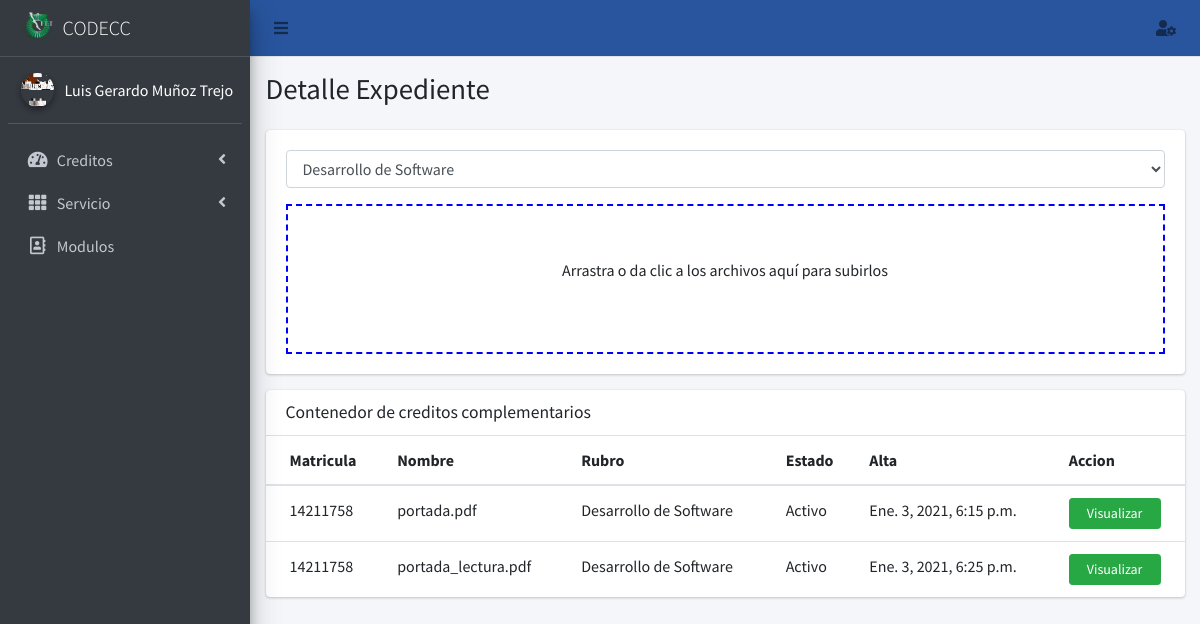
The page /expediente/19?matricula=14211758 (signed in) on the database its author committed.
### core/models.py (models this page shows, shortened)
class Perfil(models.Model):
    user=models.OneToOneField(User,null=True,on_delete=models.SET_NULL)
    nombre=models.CharField(max_length=56, blank=False, null=False)
    apellido_paterno=models.CharField(max_length=56, blank=False, null=False)
    apellido_materno=models.CharField(max_length=56, blank=False, null=False)
    modulo=models.ManyToManyField(Modulo, blank=True)
    email_institucional=models.CharField(max_length=126, blank=False, null=False, validators=[RegexValidator(regex=r'(^[a-zA-Z0-9_.+-]+@tectijuana.edu.mx+$)|(^[a-zA-Z0-9_.+-]+@tectijuana.tecnm.mx+$)',message="El formato del correo debe ser @tectijuana.edu.mx")])
    foto=models.ImageField(upload_to=rename_folder_photo, max_length=126, blank=True, null=True)
    estado=models.BooleanField(default=False)
    created_at = models.DateTimeField("Creado ", auto_now_add=True)
    updated_at = models.DateTimeField("Actualizado ", auto_now=True)
    class Meta:
        verbose_name="Perfil"
        verbose_name_plural="Perfiles"

class Credito(models.Model):
    matricula=models.ForeignKey(Expediente , null=True,on_delete=models.SET_NULL)
    user=models.ForeignKey(User, on_delete=models.CASCADE, blank=True, null=True)
    directorio=models.FileField(upload_to=rename_folder_credito, max_length=126, blank=True, null=True)
    rubro=models.CharField(max_length=126, blank=True, null=True)
    nombre=models.CharField(max_length=126, blank=True, null=True)
    estado=models.BooleanField(default=True)
    created_at = models.DateTimeField("Creado ", auto_now_add=True)
    updated_at = models.DateTimeField("Actualizado ", auto_now=True)
    class Meta:
        verbose_name="Credito"
        verbose_name_plural="Creditos"

class Expediente(models.Model):
    matricula=models.CharField(max_length=56, blank=False, null=False)
    nombre=models.CharField(max_length=56, blank=False, null=False)
    apellido_paterno=models.CharField(max_length=56, blank=False, null=False)
    apellido_materno=models.CharField(max_length=56, blank=False, null=False)
    perfil=models.ForeignKey(Perfil, null=True,on_delete=models.SET_NULL)
    estado=models.BooleanField(default=True)
    created_at = models.DateTimeField("Creado ", auto_now_add=True)
    updated_at = models.DateTimeField("Actualizado ", auto_now=True)
    class Meta:
        verbose_name="Expediente"
        verbose_name_plural="Expedientes"
    def __str__(self):
        return str(self.matricula)

### core/views.py (the view)
# urls.py: path('expediente/<int:id>',views.detalle_expediente,name="detalle_expediente"),
@login_required(login_url='login_docente')
def detalle_expediente(request,id=None):
    creditos=Credito.objects.filter(user=request.user.id, matricula=id)
    modulos=Perfil.objects.get(user=request.user.id)
    contexto={
        'titulo': "Detalle Expediente",
        'modulos':modulos.modulo,
        'usuario': Perfil.objects.get(user=request.user.id),
        'creditos': creditos,
    }
    return render(request,"docente/detalle_expediente.html",contexto)

### core/models.py (called while the page is built)
    def __str__(self):
        return str(self.tipo)

### core/templatetags/templates.py (called while the page is built)
@register.filter(name='has_group')
def has_group(user, group_name):
       groups = user.groups.all().values_list('name', flat=True)
       return True if group_name in groups else False

@register.simple_tag
def loadsession(user):
       bandera=False
       data=Perfil.objects.get(user=user)
       if data.estado:
              bandera=True
       return bandera

### templates/docente/detalle_expediente.html (shortened to what this page needs)
{%extends 'docente/inicio.html' %}
{% load staticfiles %}
{%load templates%}
{%block content%}
            <div class="col-lg-12">
              {%if request.user|has_group:"Docente" or request.user.is_superuser%}
              <div class="card card-default">
                <div class="card-body">
                  <div class="form-group">
                    <select class="form-control" id="modulo" name="modulo">
                    {%for values in modulos.all%}
                      <option>{{values}}</option>
                      {%endfor%}
                    </select>
                    </div>
                    <form action="{% url 'Ajax_AltaDocumentoExpediente' %}" class="dropzone" id="myDropzone" method='POST' enctype="multipart/form-data">
                      </form>
                </div>
              </div>
            </div>
                <div class="col-lg-12">
                  <div class="card">
                    <div class="card-header">
                      <h3 class="card-title">Contenedor de creditos complementarios</h3>
                    </div>
                    <div class="card-body table-responsive p-0">
                      <table class="table table-hover text-nowrap">
                        <thead>
                          <tr>
                            <th>Matricula</th>
                            <th>Nombre</th>
                            <th>Rubro</th>
                            <th>Estado</th>
                            <th>Alta</th>
                            <th>Accion</th>
                          </tr>
                        </thead>
                        <tbody>
                          {%for data in creditos%}
                            <tr>
                              <td>{{data.matricula}}</td>
                              <td>{{data.nombre}}</td>
                              <td>{{data.rubro}}</td>
                              <td>{%if data.estado == True%}Activo{%else%}Inactivo{%endif%}</td>
                              <td>{{data.created_at}}</td>
                              <td><a href="{{data.directorio.url}}" type="button" class="btn btn-block btn-success btn-sm">Visualizar</a></td>
                            </tr>
                            {%endfor%}
                            </tbody>
                      </table>
                    </div>
                  </div>
                </div>
                {%else%}
                <p>No tienes permisos para poder realizar esta accion</p>
                {%endif%}
</div>
{%endblock content%}
{%block css%}
<link rel="stylesheet" href="/static/css/dropzone.css">
{%endblock css%}

### templates/docente/aside.html (shortened to what this page needs)
{%load templates%}
 <aside class="main-sidebar sidebar-dark-primary elevation-4">
    <a href="" class="brand-link">
      <img src="/static/img/logo_TECT.png" alt="Logo TecNM" class="brand-image" style="opacity: .8">
      <span class="brand-text font-weight-light">CODECC</span>
    </a>
    <div class="sidebar">
      <div class="user-panel mt-3 pb-3 mb-3 d-flex">
        <div class="image">
          {%if usuario.foto%}
          <img src="{{usuario.foto.url}}" class="img-circle elevation-2" alt="User Image">
          {%else%}
          <img src="/static/img/usernone.png" class="img-circle elevation-2" alt="User Image">
          {%endif%}
        </div>
        <div class="info">
          <span style="color: white;">{{usuario.nombre}} {{usuario.apellido_paterno}} {{usuario.apellido_materno}}</span>
        </div>
      </div>
      <nav class="mt-2">
        <ul class="nav nav-pills nav-sidebar flex-column" data-widget="treeview" role="menu" data-accordion="false">
          {% if request.user|has_group:"Docente" or request.user.is_superuser %}
          <li class="nav-item">
            <a href="#" class="nav-link">
              <i class="nav-icon fas fa-tachometer-alt"></i>
              <p>
                Creditos
                <i class="right fas fa-angle-left"></i>
              </p>
            </a>
          </li>
          {%endif%}
          {% if request.user|has_group:"Servicio" or request.user.is_superuser %}
          <li class="nav-item">
            <a href="#" class="nav-link">
              <i class="nav-icon fas fa-th"></i>
              <p>
                Servicio
                <i class="right fas fa-angle-left"></i>
              </p>
            </a>
          </li>
          {%endif%}
          {% if request.user.is_superuser %}
          <li class="nav-item">
            <a href="{%url 'modulo'%}" class="nav-link">
              <i class="nav-icon far fa-address-book"></i>
              <p>
                Modulos
              </p>
            </a>
          </li>
          {%endif%}
        </ul>
      </nav>
    </div>
  </aside>

### static/css/dropzone.css (style rules this page uses)
.dropzone,.dropzone * { box-sizing:border-box }
.dropzone { min-height:150px;border:2px solid rgba(0,0,0,0.3);background:white;padding:20px 20px }
.dropzone.dz-clickable { cursor:pointer }

### templates/docente/detalle_expediente.html (style rules this page uses)
.dropzone { border: 2px dashed blue; }

### rows shown on the page
Perfil: foto (picture), nombre "Luis Gerardo", apellido_paterno "Muñoz", apellido_materno "Trejo"
Credito: matricula "14211758", nombre "portada.pdf", rubro "Desarrollo de Software", estado "Activo", created_at "Ene. 3, 2021, 6:15 p.m."
Credito: matricula "14211758", nombre "portada_lectura.pdf", rubro "Desarrollo de Software", estado "Activo", created_at "Ene. 3, 2021, 6:25 p.m."

### other values the page prints
{{ titulo }} "Detalle Expediente"
form field modulo "Desarrollo de Software"
